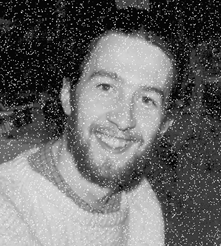
#> input picture Experiment 9/Codes/OpenEnded/smoothening data1.png, 222 x 247 px
$ python main.py
#> lines starting #> are read from the running program, lines starting #| are printed output that depends on the picture
#> further down, image is the input picture: shape (247, 222); min 0, max 255, mean 105.6
import cv2
import numpy as np
import matplotlib.pyplot as plt


def gaussian_filter(image, sigma):
#> called with sigma = 20
    image = np.float32(image)

    dft = cv2.dft(image, flags=cv2.DFT_COMPLEX_OUTPUT)
    dft_shift = np.fft.fftshift(dft)

    h, w = image.shape
#> h = 247; w = 222
    cy = h // 2
#> cy = 123
    cx = w // 2
#> cx = 111

    y, x = np.ogrid[:h, :w]
#> y = 247 values from 0 to 246

    distance = (x - cx) ** 2 + (y - cy) ** 2

    gaussian = np.exp(
        -distance / (2 * sigma * sigma)
    )

    mask = np.zeros((h, w, 2), np.float32)
    mask[:, :, 0] = gaussian
    mask[:, :, 1] = gaussian

    result = dft_shift * mask
    result = np.fft.ifftshift(result)

    output = cv2.idft(
        result,
        flags=cv2.DFT_SCALE | cv2.DFT_REAL_OUTPUT
    )
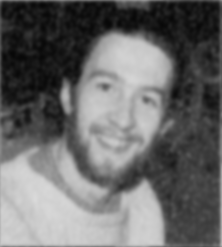
#> output: shape (247, 222) float32; min 8.03, max 217.9, mean 105.6

    output = cv2.normalize(
        output,
        None,
        0,
        255,
        cv2.NORM_MINMAX
    )
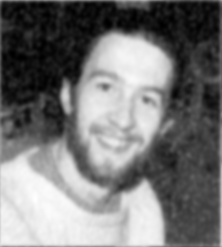
#> output: shape (247, 222) float32; min -1.94e-07, max 255, mean 118.6; drawn with min black and max white

    return np.uint8(output)


def high_pass_filter(image, strength):
#> called with strength = 20
    image = np.float32(image)

    dft = cv2.dft(image, flags=cv2.DFT_COMPLEX_OUTPUT)
    dft_shift = np.fft.fftshift(dft)

    h, w = image.shape
#> h = 247; w = 222
    cy = h // 2
#> cy = 123
    cx = w // 2
#> cx = 111

    mask = np.ones((h, w, 2), np.float32)

    mask[
        cy - strength:cy + strength,
        cx - strength:cx + strength
    ] = 0

    result = dft_shift * mask
    result = np.fft.ifftshift(result)

    output = cv2.idft(
        result,
        flags=cv2.DFT_SCALE | cv2.DFT_REAL_OUTPUT
    )
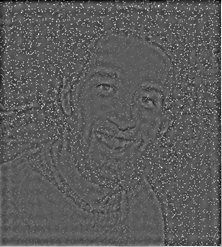
#> output: shape (247, 222) float32; min -120, max 211.2, mean 0; drawn with min black and max white

    output = cv2.normalize(
        output,
        None,
        0,
        255,
        cv2.NORM_MINMAX
    )

    return np.uint8(output)


image_paths = [
    "smoothening data1.png",
    "smoothening data2.png",
    "smoothening data3.png",
    "smoothening data4.png",
    "smoothening data5.png"
]

sigma = 20
strength = 20


for i in range(5):

    image = cv2.imread(
        image_paths[i],
        cv2.IMREAD_GRAYSCALE
    )

    if image is None:
        continue

    smooth = gaussian_filter(image, sigma)
    sharp = high_pass_filter(image, strength)

    plt.figure(figsize=(15, 5))

    plt.subplot(1, 3, 1)
    plt.imshow(image, cmap="gray")
    plt.title("Original")
    plt.axis("off")

    plt.subplot(1, 3, 2)
    plt.imshow(smooth, cmap="gray")
    plt.title("Gaussian Smoothing")
    plt.axis("off")

    plt.subplot(1, 3, 3)
    plt.imshow(sharp, cmap="gray")
    plt.title("High-Pass Sharpening")
    plt.axis("off")

    plt.suptitle("Experiment 9 - Image " + str(i + 1))
    plt.tight_layout()
    plt.show()
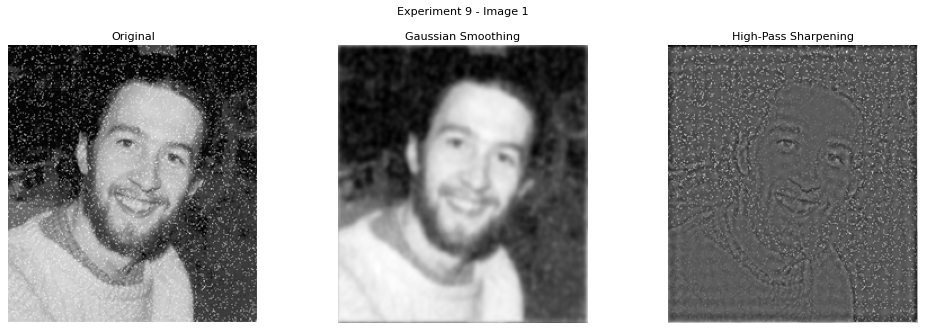
#> figure drawn by matplotlib, 3 panels
#> pass 2 of the loop `for i in range(5):`:
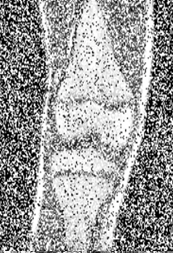
#> input picture Experiment 9/Codes/OpenEnded/smoothening data2.png, 173 x 253 px
#> in high_pass_filter (call 2), `output = cv2.idft( result, flags=cv2.DFT_SCALE | cv2.DFT_REAL_OUTPUT )`:
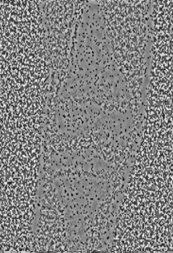
#> output: shape (253, 173) float32; min -197.3, max 185.8, mean 0; drawn with min black and max white
#> `plt.show()`:
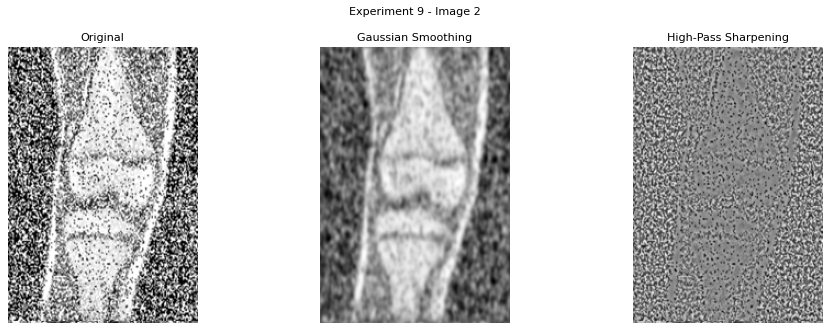
#> figure drawn by matplotlib, 3 panels
#> pass 3 of the loop `for i in range(5):`:
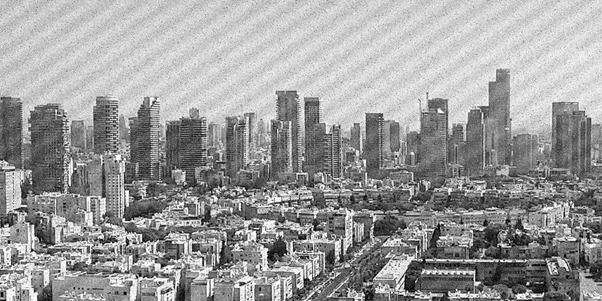
#> input picture Experiment 9/Codes/OpenEnded/smoothening data3.png, 602 x 301 px
#> image is the input picture: shape (301, 602); min 0, max 255, mean 156.1
#> in high_pass_filter (call 3), `output = cv2.idft( result, flags=cv2.DFT_SCALE | cv2.DFT_REAL_OUTPUT )`:
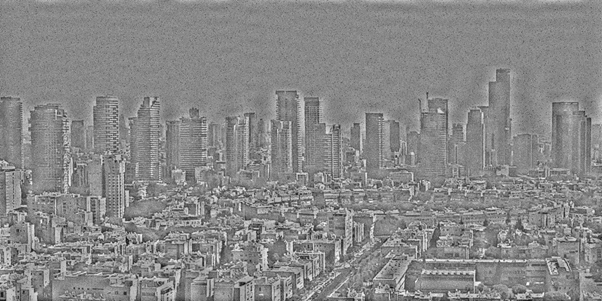
#> output: shape (301, 602) float32; min -202.3, max 175.2, mean 0; drawn with min black and max white
#> `plt.show()`:
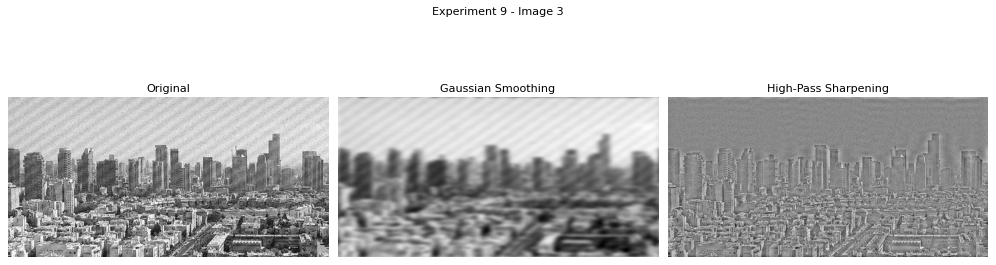
#> figure drawn by matplotlib, 3 panels
#> the loop made 5 passes; the first 3 are shown
